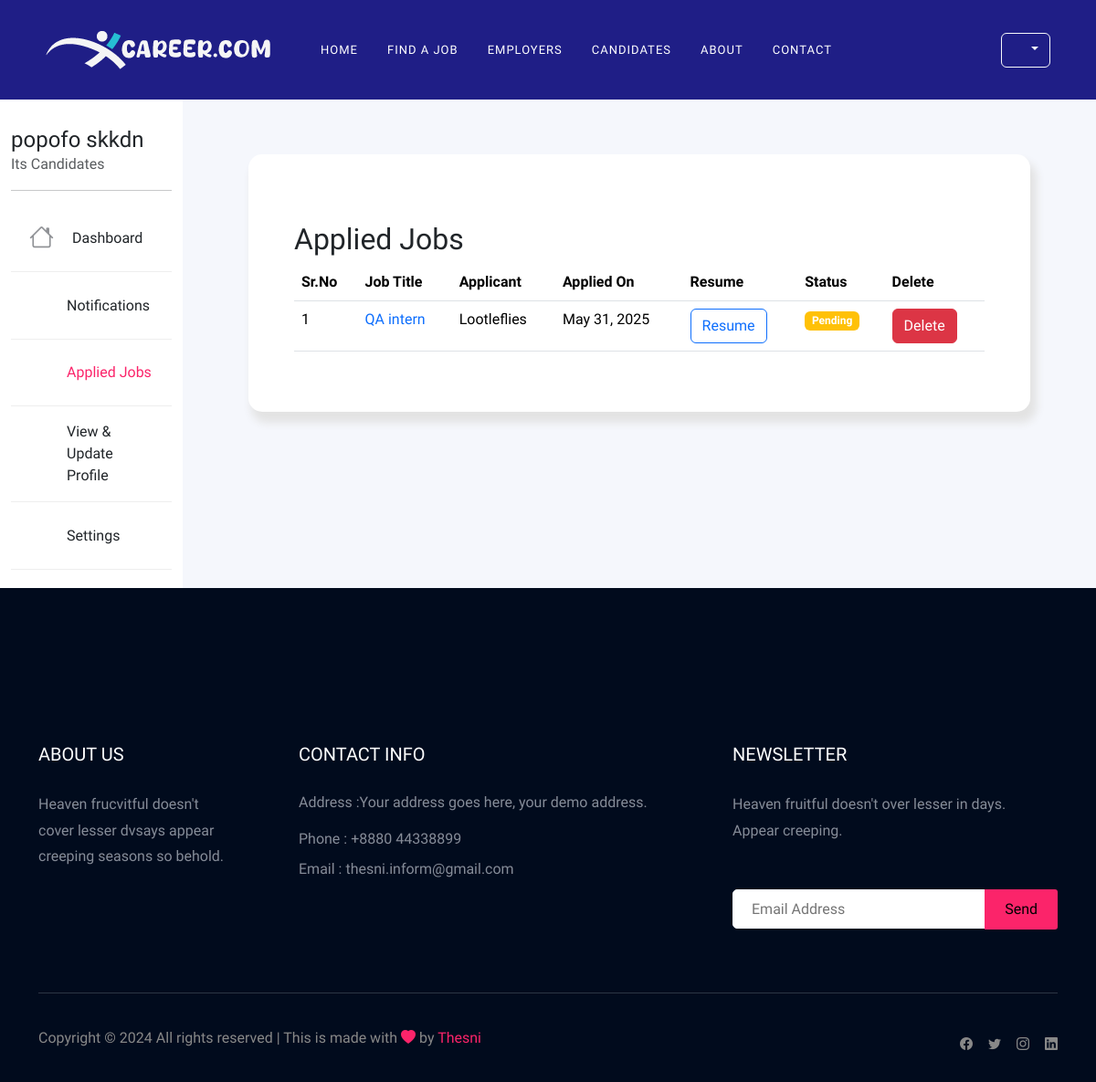
Page /applied_jobs/ (signed in) on the earlier database version.
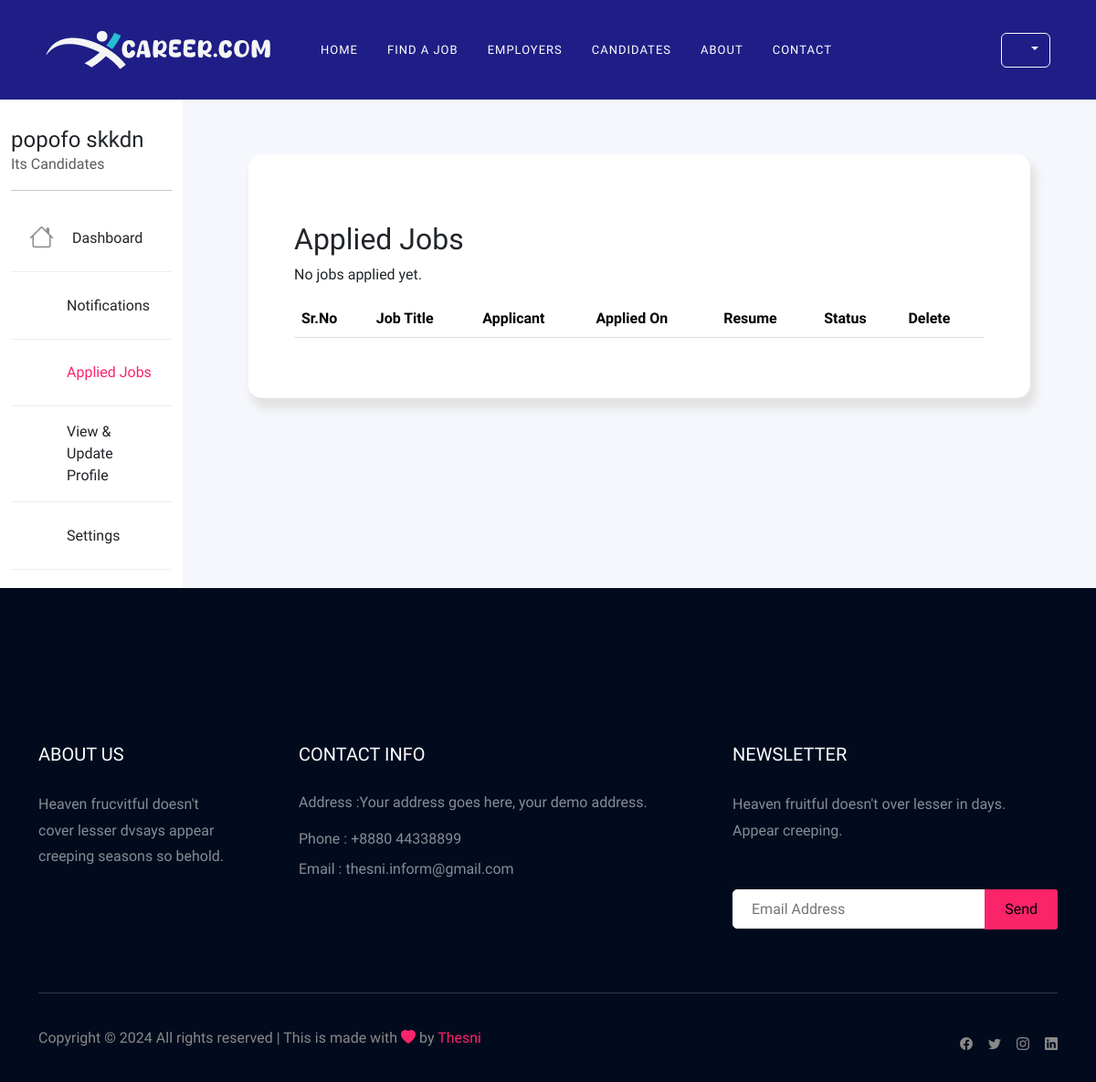
Same page on the later database version.
### user/models.py (models this page shows, shortened)
class Application(models.Model):
    company = models.CharField(max_length=200, default="")
    job = models.ForeignKey(Job, on_delete=models.CASCADE)
    applicant = models.ForeignKey(Applicant, on_delete=models.CASCADE)
    resume = models.ImageField(upload_to="resumes/")
    apply_date = models.DateField(auto_now_add=True)
    status = models.CharField(max_length=20, choices=[('pending', 'Pending'), ('accepted', 'Accepted'), ('rejected', 'Rejected')], default='pending')

class Job(models.Model):
    company = models.ForeignKey(Company, on_delete=models.CASCADE)
    start_date = models.DateField()
    end_date = models.DateField()
    title = models.CharField(max_length=200)
    salary = models.FloatField()
    image = models.ImageField(upload_to="jobs/", null=True, blank=True)
    description = models.TextField(max_length=400)
    experience = models.CharField(max_length=100)
    location = models.CharField(max_length=100)
    skills = models.CharField(max_length=200)
    creation_date = models.DateField()
    featured = models.BooleanField(default=False)
    FULL_TIME = 'full'
    PART_TIME = 'part'
    BOTH = 'both'
    JOB_TYPE_CHOICES = [
        (FULL_TIME, 'Full Time'),
        (PART_TIME, 'Part Time'),
        (BOTH, 'Both (Full-Time and Part-Time)'),
    ]
    OFFICE = 'office'
    HOME = 'home'
    FIELD = 'field'
    WORK_LOCATION_CHOICES = [
        (OFFICE, 'Work from office'),
        (HOME, 'Work from home'),
        (FIELD, 'Field job'),
    ]
    title = models.CharField(max_length=255)
    job_type = models.CharField(max_length=10, choices=JOB_TYPE_CHOICES, default=FULL_TIME)
    work_location = models.CharField(max_length=10, choices=WORK_LOCATION_CHOICES, default=OFFICE)

class Company(models.Model):
    user = models.OneToOneField(User, on_delete=models.CASCADE)
    phone = models.CharField(max_length=10)
    image = models.ImageField(upload_to="companies/", null=True, blank=True)
    type = models.CharField(max_length=15)
    status = models.CharField(max_length=20)
    description = models.TextField(null=True, blank=True)
    company_name = models.CharField(max_length=100)
    website = models.TextField(null=True, blank=True)

### user/views.py (the view)
# urls.py: path("applied_jobs/", views.applied_jobs, name="applied_jobs"),
def applied_jobs(request):
    if request.user.is_authenticated:
        try:
            applicant = Applicant.objects.get(user=request.user)
            applied_jobs = Application.objects.filter(applicant=applicant).select_related('job').order_by('-apply_date')
            applied_jobs_count = applied_jobs.count()
            return render(request, 'admin/candidates/applied_jobs.html',   {
                           'applied_jobs': applied_jobs,
                           'applied_jobs_count': applied_jobs_count,
                           'username': request.user.username
                           })
        except Applicant.DoesNotExist:
            return redirect('login')
    else:
        return redirect('login')

### user/context_processors.py (called while the page is built)
def user_role(request):
    user = request.user
    if user.is_authenticated:
        try:
            applicant = Applicant.objects.get(user=user)
            return {'is_applicant': True, 'is_company': False}
        except Applicant.DoesNotExist:
            pass
        try:
            company = Company.objects.get(user=user)
            return {'is_applicant': False, 'is_company': True}
        except Company.DoesNotExist:
            pass
    return {'is_applicant': False, 'is_company': False}

### templates/admin/candidates/applied_jobs.html (shortened to what this page needs)
{% extends 'base.html' %}
{% block content %}
{% load static %}
<section class="contact">
  <div class="container-fluid">
    <div class="row">
      {% include 'admin_sidemenu.html' %}
      <div class="col-md-10 bg_color">
        <div class="content_area">
          <div class=" mt-4">
            <h2>Applied Jobs</h2>
    <div class="table-responsive">
            <table class="table table-hover" id="example">
              <thead>
                <tr>
                  <th>Sr.No</th>
                  <th>Job Title</th>
                  <th>Applicant</th>
                  <th>Applied On</th>
                  <th>Resume</th>
                  <th>Status</th>
                  <th>Delete</th>
                </tr>
              </thead>
              <tbody>
                {% if applied_jobs %}
                {% for application in applied_jobs %}
                <tr>
                  <td>{{forloop.counter}}</td>
                  <td><a href="/job_details/{{ application.job.id }}/">{{ application.job.title }}</a></td>
                  <td> {{ application.job.company.company_name }}</td>
                  <td>{{ application.apply_date }}</td>
                  <td><a href="{{application.resume.url}}" class="btn  btn-outline-primary" target="_blank">Resume</a></td>
                  <td>
                    {% if application.status == 'accepted' %}
                    <span class="badge bg-success">Accepted</span>
                    {% elif application.status == 'rejected' %}
                    <span class="badge bg-danger">Rejected</span>
                    {% else %}
                    <span class="badge bg-warning">Pending</span>
                    {% endif %}
                  </td>
                  <td>
                    <form action="{% url 'user:delete_applied_job' application.id %}" method="post" style="display:inline;">
                      <button type="submit" class="btn btn-danger"
                        onclick="return confirm('Are you sure you want to delete this Job?');">Delete</button>
                    </form>
                  </td>
                </tr>
                {% endfor %}
                {% else %}
                <p>No jobs applied yet.</p>
                {% endif %}
              </tbody>
            </table>
</div>
          </div>
        </div>
      </div>
    </div>
</section>
{% endblock %}

Differences in the rows shown:
removed Application: job "QA intern", job.company.company_name "Lootleflies", apply_date "May 31, 2025", status "Pending"
Other differences:
text now shown: "No jobs applied yet."
